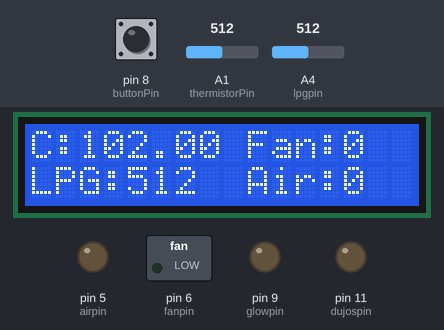
Bench run of a sketch on a simulated Arduino Uno, built with avr-gcc and run on an emulated ATmega328P. Shown: 16×2 character LCD, switched loads named in the sketch (green lamp = pin HIGH), output pins drawn as LEDs (lit = HIGH). The test bench sets the inputs (shaded band); at power-on: pin 8 (buttonPin) HIGH, A1 (thermistorPin) = 512, A4 (lpgpin) = 512.

Above: at 1.2 s.
1.3 s: pin 8 (buttonPin) pulled LOW for 0.35 s
At 2.0 s:
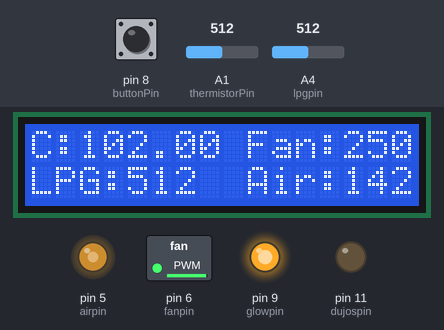
3.2 s: A1 (thermistorPin) set to 716
At 4.1 s:
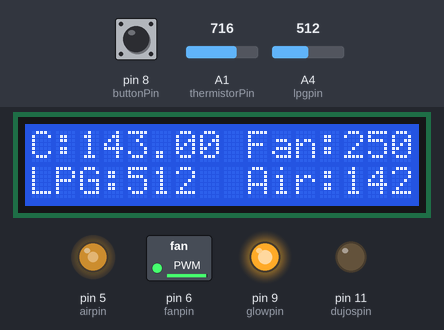
5.0 s: pin 8 (buttonPin) pulled LOW for 1 s
At 5.8 s:
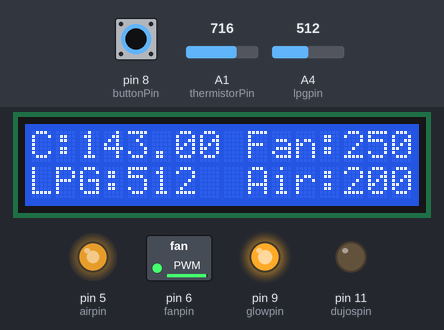
7.5 s: A4 (lpgpin) set to 716
At 8.6 s:
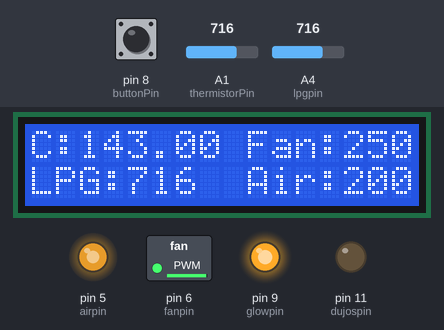
9.3 s: pin 8 (buttonPin) pulled LOW for 0.35 s
At 10.3 s:
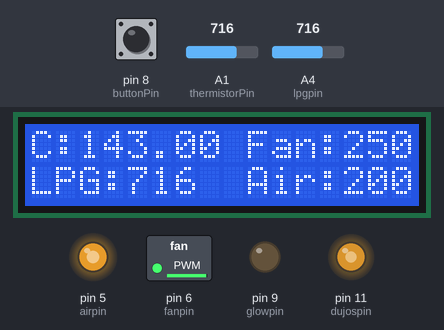
11.2 s: A1 (thermistorPin) set to 900
At 12.4 s:
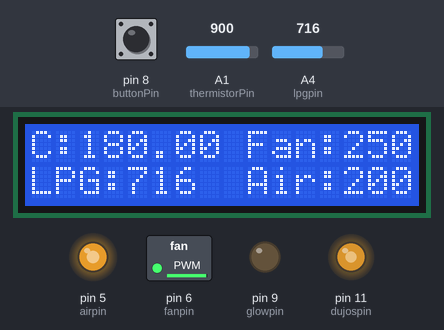
Timing chart, 0 to 14.0 s (numbered marks = the images above; inputs shaded):
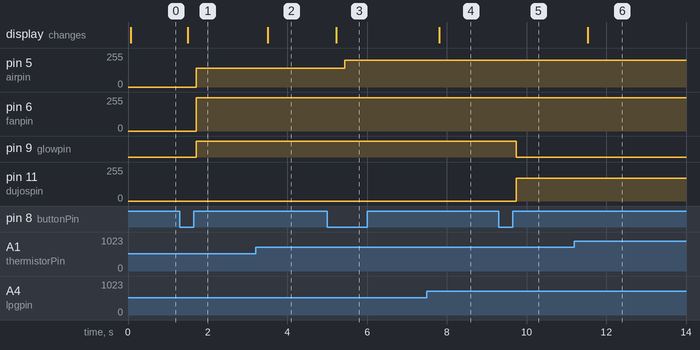

Measured:
- after the input at 1.3 s, pin 5 (airpin): 0/255 → 142/255 after 0.42 s; pin 6 (fanpin): 0/255 → 250/255 after 0.42 s; pin 9 (glowpin): LOW → HIGH after 0.42 s; the display: changes after 0.20 s (image 1)
- after the input at 3.2 s, the display: changes after 0.30 s (image 2)
- after the input at 5.0 s, pin 5 (airpin): 142/255 → 200/255 after 0.44 s; the display: changes after 0.23 s (image 3)
- after the input at 7.5 s, the display: changes after 0.31 s (image 4)
- after the input at 9.3 s, pin 9 (glowpin): HIGH → LOW after 0.44 s; pin 11 (dujospin): 0/255 → 170/255 after 0.44 s
- after the input at 11.2 s, the display: changes after 0.33 s (image 6)

The sketch:

Lpgburner.ino
```cpp
#include <LiquidCrystal.h>
const int rs = 12, en = 13, d4 = 7, d5 = 4, d6 = 3, d7 = 2;
LiquidCrystal lcd(rs, en, d4, d5, d6, d7);

const int buttonPin = 8;

int start = 0;

int thermistorPin = A1;
int Vo; // Holds the ADC Value
int lpg;
float tCelsius;


int lpgpin=A4;
int fanpin=6;
int airpin=5;
int glowpin=9;
int dujospin = 11;


int tempsensor;
int fanspeed = 0;
int airspeed = 0;
int glow = 0;
int dujos =0;

unsigned long time;
unsigned long startMillis;  //some global variables available anywhere in the program
unsigned long currentMillis;
const unsigned long period = 10000;  //the value is a number of milliseconds


void setup() {
  Serial.begin(9600);
//TCCR0B = TCCR0B & B11111000 | B00000001;    // set timer 0 divisor to     1 for PWM frequency of 62500.00 Hz
//TCCR0B = TCCR0B & B11111000 | B00000010;    // set timer 0 divisor to     8 for PWM frequency of  7812.50 Hz
  TCCR0B = TCCR0B & B11111000 | B00000001;    // set timer 0 divisor to    64 for PWM frequency of   976.56 Hz (The DEFAULT)
//TCCR0B = TCCR0B & B11111000 | B00000100;    // set timer 0 divisor to   256 for PWM frequency of   244.14 Hz
//TCCR0B = TCCR0B & B11111000 | B00000101;    // set timer 0 divisor to  1024 for PWM frequency of    61.04 Hz

   pinMode(buttonPin, INPUT);
 pinMode(fanpin, OUTPUT);
  pinMode(airpin, OUTPUT);
 pinMode(glowpin, OUTPUT);
 pinMode(dujospin, OUTPUT);
startMillis = millis();
}

void loop() {
  Vo = analogRead(thermistorPin);
  lpg = analogRead(lpgpin);
  tCelsius = Vo / 5;

currentMillis = millis();

analogWrite(fanpin, fanspeed);
analogWrite(airpin, airspeed);
analogWrite(glowpin, glow);
analogWrite(dujospin, dujos);

start = digitalRead(buttonPin); // Reading input from Button Pin.

  if (start == 0) // Checking if Input from button is HIGH (1/+5V)
   {

{
if (currentMillis < 550000)glow = 255;
if (currentMillis > 550000)glow = 0;


}
{
if (currentMillis < 500000)dujos = 0;
if (currentMillis > 500000)dujos = 170;


if (currentMillis < 2000000)fanspeed =  250;
if (currentMillis > 2000000)fanspeed = lpg * 6.7;


startMillis = currentMillis;

}


 if (fanspeed>255)fanspeed=255;
airspeed = tCelsius * 1.4;
 if (airspeed>255)airspeed=255;

   }


  lcd.begin(16,2);
   lcd.setCursor(0, 0);
   lcd.print("C:");
   lcd.print(tCelsius);
 lcd.setCursor(9, 0);
 lcd.print("Fan:");
   lcd.print(fanspeed);
   lcd.setCursor(0, 1);
lcd.print("LPG:");
   lcd.print(lpg);
   lcd.setCursor(9, 1);
lcd.print("Air:");
   lcd.print(airspeed);
  delay(14020);
}
```
